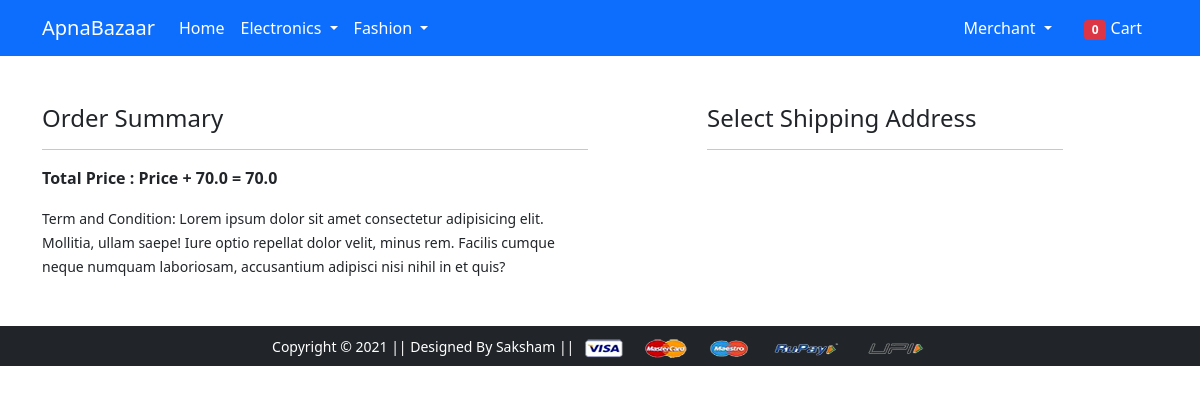
Page /checkout/ (signed in) on the earlier database version.
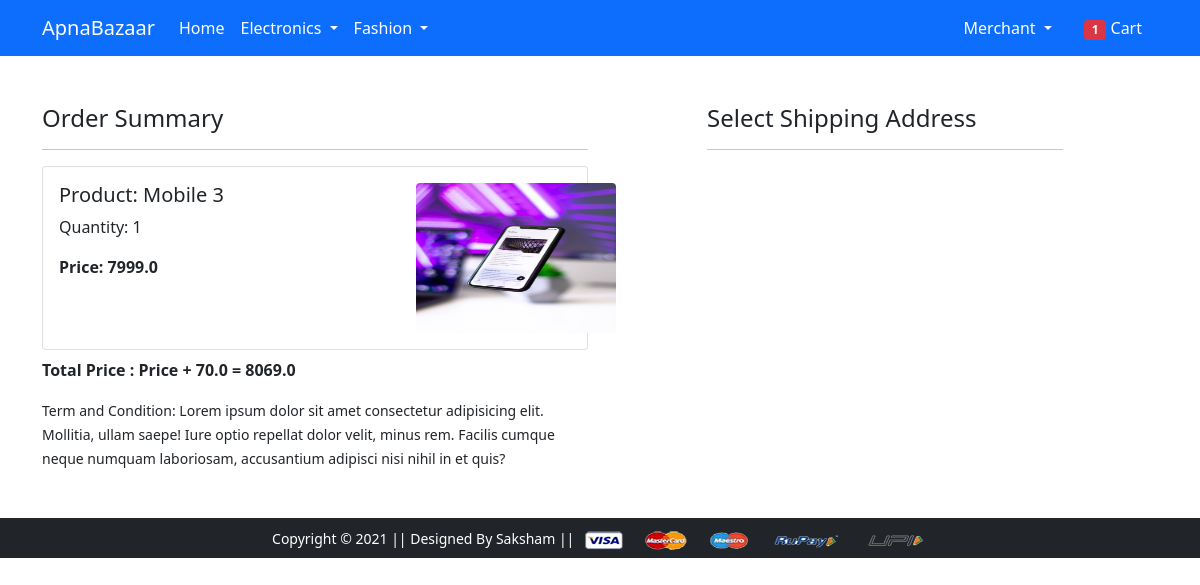
Same page on the later database version.
### app/models.py (models this page shows, shortened)
class Cart(models.Model):
    user = models.ForeignKey(User, on_delete=models.CASCADE)
    product = models.ForeignKey(Product, on_delete=models.CASCADE)
    quantity = models.PositiveIntegerField(default=1)
    @property       #direct html will access it as item.total_cost
    def total_cost(self):
        return (self.quantity * self.product.discounted_price)

class Product(models.Model):
    title = models.CharField(max_length=100)
    selling_price = models.FloatField()
    discounted_price = models.FloatField()
    description = models.TextField()
    brand = models.CharField(max_length=100)
    category = models.CharField(choices=CATEGORY_CHOICES, max_length=2)
    product_image = models.ImageField(upload_to='productimg')

### app/views.py (the view)
# urls.py: path('checkout/', views.checkout, name='checkout'),
@login_required
def checkout(request):
    user = request.user
    address = Customer.objects.filter(user=user)
    cart_items = Cart.objects.filter(user=user)
    shipping_amount = 70.0
    amount = 0.0
    total_amount = 0.0
    for pro in cart_items:
        amount+=(pro.quantity * pro.product.discounted_price)
    total_amount = amount+shipping_amount
    totalitem=len(Cart.objects.filter(user=request.user))
    return render(request, 'app/checkout.html', {'address':address, 'total_amount':total_amount, 'cart_items':cart_items,'totalitem':totalitem})

### app/templates/app/checkout.html (shortened to what this page needs)
{% extends 'app/base.html' %}
{% load static %}
{% block main-content %}
<div class="container">
 <div class="row mt-5">
  <div class="col-sm-6">
    <h4>Order Summary</h4>
    <hr>
    {% for item in cart_items %}
    <div class="card mb-2">
      <div class="card-body">
        <div class="row ">
         <div class="col-sm-8">
          <h5>Product: {{item.product.title}}</h5>
          <p>Quantity: {{item.quantity}}</p>
          <p class="fw-bold">Price: {{item.total_cost}}</p>
         </div>
         <div class="col-sm-4">
          <a href="{% url 'product-detail' item.product.id %}"><img src="{{item.product.product_image.url}}" class="rounded float-start" width="200" height="150" alt=""></a>
         </div>
       </div>
      </div>
    </div>
    {% endfor %}
    <p class="fw-bold">Total Price : Price + 70.0 = {{total_amount}}</p>
    <small>Term and Condition: Lorem ipsum dolor sit amet consectetur adipisicing elit. Mollitia, ullam saepe! Iure optio repellat dolor velit, minus rem. Facilis cumque neque numquam laboriosam, accusantium adipisci nisi nihil in et quis?</small>
  </div>
  <div class="col-sm-4 offset-sm-1">
    <h4>Select Shipping Address</h4>
    <hr>
    </div>
  </div>
</div>
{% endblock main-content %}

### app/templates/app/base.html (shortened to what this page needs)
<!doctype html>
{% load static %}
<html lang="en">
  <head>
    <link href="https://cdn.jsdelivr.net/npm/bootstrap@5.0.0-beta1/dist/css/bootstrap.min.css" rel="stylesheet">
    <link rel="stylesheet" href="{% static 'app/css/owl.carousel.min.css' %}">
    <link rel="stylesheet" href="{% static 'app/css/all.min.css' %}">
    <link rel="stylesheet" href="{% static 'app/css/style.css' %}">
  </head>
  <body>
    <nav class="navbar navbar-expand-lg navbar-dark bg-primary">
     <div class="container">
       <a class="navbar-brand" href="/">ApnaBazaar</a>
       <div class="collapse navbar-collapse" id="navbarSupportedContent">
         <ul class="navbar-nav me-auto mb-2 mb-lg-0">
           <li class="nav-item">
             <a class="nav-link active" aria-current="page" href="/">Home</a>
           </li>
           <li class="nav-item dropdown">
             <a class="nav-link dropdown-toggle text-white" href="#" id="electronicsDropdown" role="button" data-bs-toggle="dropdown" aria-expanded="false">
               Electronics
             </a>
           </li>
           <li class="nav-item dropdown">
             <a class="nav-link dropdown-toggle text-white" href="#" id="fashionDropdown" role="button" data-bs-toggle="dropdown" aria-expanded="false">
               Fashion
             </a>
           </li>
         </ul>
         <div>
          <ul class="navbar-nav me-auto mb-2 mb-lg-0">
            {% if request.user.is_authenticated %}
           <li class="nav-item dropdown mx-2">
              <a class="nav-link dropdown-toggle text-white" href="#" id="profileDropdown" role="button" data-bs-toggle="dropdown" aria-expanded="false">
                <span class='text-capitalize'>{{request.user}}</span>
              </a>
            </li>
            <li class="nav-item mx-2">
             <a href="{% url 'showcart' %}" class="nav-link text-white"><span class="badge bg-danger">{{totalitem}}</span> Cart </a>
            </li>
            {% endif %}
          </ul>
         </div>
       </div>
     </div>
    </nav>
    {% block main-content %} {% endblock main-content %}
    <footer class="container-fluid bg-dark text-center p-2 mt-5">
        <small class="text-white">Copyright &copy; 2021 || Designed By Saksham || </small>
        <img src="{% static 'app/images/payment.png' %}" alt="" srcset="" class="img-fluid" height="2px">
    </footer>
  </body>
</html>

Differences in the rows shown:
added Cart: product "Mobile 3", quantity "1", total_cost "7999.0", product.product_image (picture)
Other differences:
{{ totalitem }}: "0" → "1"
{{ total_amount }}: "70.0" → "8069.0"
